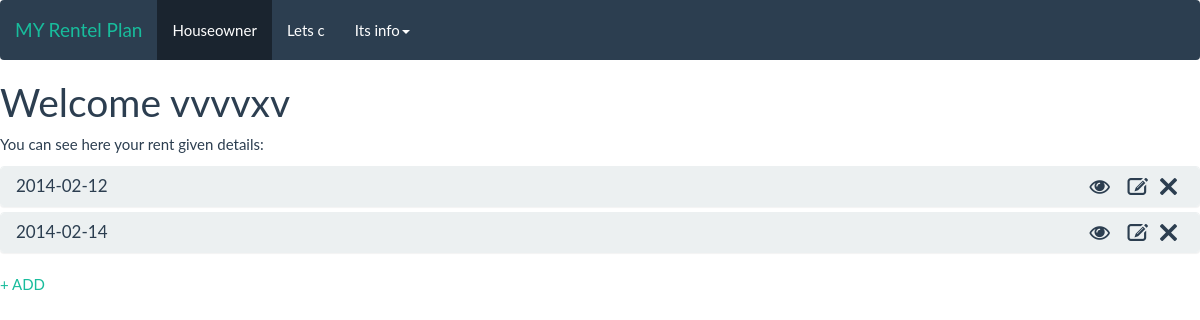
The app's page /renterinfo/1, older data.
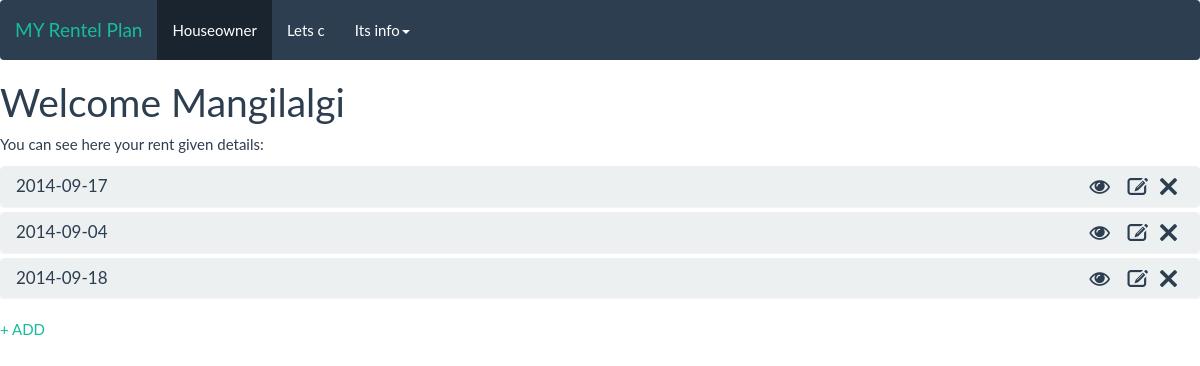
The same page, newer data.
### Renter/models.py (models this page shows, shortened)
class RenterInfo(models.Model):
    HOID = models.ForeignKey(HouseOwner)
    full_name = models.CharField(max_length=200)
    previous_address = models.CharField(max_length=200)
    rent_amount  = models.IntegerField(default=0)
    start_rent_date = models.DateField('Agreement started')
    end_rent_date = models.DateField('Agreement Ended')
    deposit_by_renter = models.IntegerField(default=0)
    Months_year = ( ('Jan', 'January'),
                ('Feb', 'February'),
                ('Mar', 'March'),
                ('Apr', 'April'),
                ('May', 'May'),
                ('Jun', 'June'),
                ('Jul', 'July'),
                ('Aug', 'August'),
                ('Sep', 'September'),
                ('Oct', 'October'),
                ('Nov', 'November'),
                ('Dec', 'December'))

### Rentdetails/models.py (models this page shows)
class RentDetails(models.Model):
    HOID = models.ForeignKey(HouseOwner)
    RID = models.ForeignKey(RenterInfo)
    rent_amount  = models.IntegerField(default=0)
    rent_given_date = models.DateField('Date on Rent Given')
    pay_inadvance = models.BooleanField()
    Months_year = ( ('Jan', 'January'),
                ('Feb', 'February'),
                ('Mar', 'March'),
                ('Apr', 'April'),
                ('May', 'May'),
                ('Jun', 'June'),
                ('Jul', 'July'),
                ('Aug', 'August'),
                ('Sep', 'September'),
                ('Oct', 'October'),
                ('Nov', 'November'),
                ('Dec', 'December'))
    Paid_for_mounths = MultiSelectField(choices=Months_year)
    def __unicode__(self):  # Python 3: def __str__(self):
        return str(self.rent_given_date)

### Renter/views.py (the view)
# urls.py: url(r'^(?P<renter_id>\d+)$', views.showdetails, name='showdetails'),
def showdetails(request, renter_id):
    renterinfo = get_object_or_404(RenterInfo, pk=renter_id)
    return render(request, 'renterinfo/Renterdetails.html', {'renterinfo': renterinfo})

### Renter/templates/renterinfo/Renterdetails.html (shortened to what this page needs)
{% extends "header_templet.html" %}
{% block content %}
<h1>Welcome {{ renterinfo.full_name }}</h1>
<p> You can see here your rent given details:</p>
<div class="panel-group" id="accordion">
  {% for renterdetails in renterinfo.rentdetails_set.all %}
  <div class="panel panel-default">
    <div class="panel-heading">
      <h4 class="panel-title">
          {{ renterdetails }}<a data-toggle="collapse"  data-parent="#accordion" class="icon-large icon-eye-open" href="#col{{renterdetails.id}}" id="showcollapse">
          </a><a href="{% url 'Rentdetails:delete_rent_detail' renterdetails.id %}" class="icon-large icon-remove" id="deletepopup"></a></a><a href="{% url 'Rentdetails:editrentdetails' renterdetails.id %}" class="icon-large icon-edit" id="editpopup"></a>
      </h4>
    </div>
  </div>
  {% endfor %}
</div>
<a href="{% url 'Rentdetails:addrentdetails' renterinfo.id %}">+ ADD</a>
{% endblock %}

Row changes from the older to the newer data that the page shows:
removed RentDetails: rent_given_date "2014-02-12"
changed RenterInfo: full_name "vvvvxv" → "Mangilalgi"
added RentDetails: rent_given_date "2014-09-17"
changed RentDetails (number 2 of 3 on the later page): rent_given_date "2014-02-14" → "2014-09-04"
added RentDetails: rent_given_date "2014-09-18"
